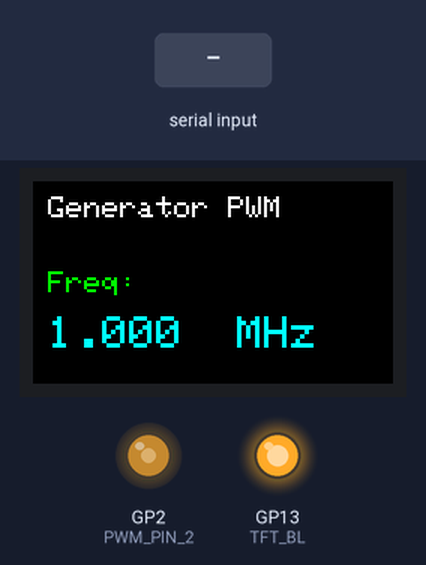
A sketch run on a simulated Raspberry Pi Pico. Parts: 240×135 colour display, output pins drawn as LEDs (lit = HIGH). Inputs (shaded band) come from the test bench. What the sketch prints to the serial monitor is not drawn.

Above: at 2.9 s.
3.0 s: "90,45\n" received over Serial
At 4.1 s:
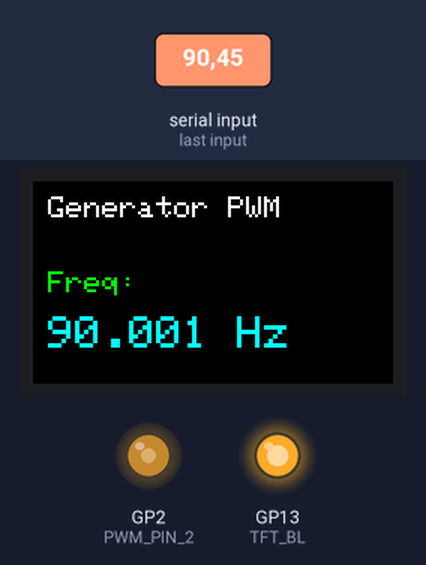
4.5 s: "30,150\n" received over Serial
At 5.3 s:
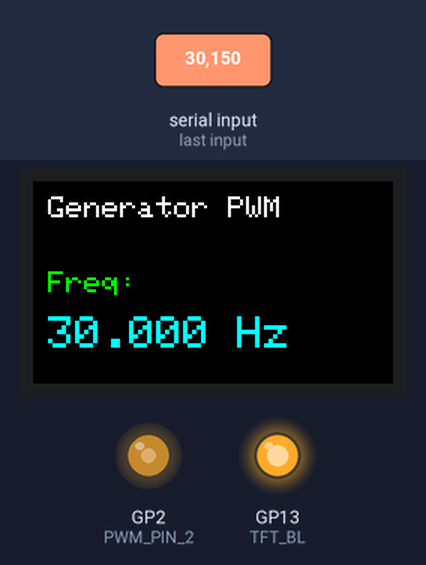
Timing chart, 0 to 7.5 s (numbered marks = the images above; inputs shaded):
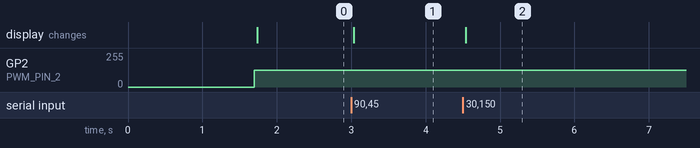

Measured:
- after the input at 3.0 s, GP2 (PWM_PIN_2): 126/255 → 127/255 at once; the display: changes at once (image 1)
- after the input at 4.5 s, the display: changes at once (image 2)

The sketch:

GenPWM_RP2040_GEEK.ino
```cpp
#include <Adafruit_GFX.h>
#include <Adafruit_ST7789.h>
#include <SPI.h>
#include "hardware/pwm.h"

// Piny zgodne z Waveshare RP2040-GEEK
#define TFT_CS    9
#define TFT_DC    8
#define TFT_RST  12
#define TFT_BL   13

#define TFT_SCLK 10
#define TFT_MOSI 11

Adafruit_ST7789 tft(&SPI1, TFT_CS, TFT_DC, TFT_RST);

// Piny PWM
#define PWM_PIN_2  2
#define PWM_PIN_3  3
#define PWM_PIN_28 28
#define PWM_PIN_29 29

float actual_freq;
float target_freq =1000000;

String unite;

void showFreq() {
  tft.fillScreen(ST77XX_BLACK);
  tft.setTextColor(ST77XX_WHITE);
  tft.setTextSize(2);
  tft.setCursor(10, 10);
  tft.println("Generator PWM");
  tft.setCursor(10, 60);
  tft.setTextColor(ST77XX_GREEN);
  tft.print("Freq:");

  tft.setCursor(10, 90);
  tft.setTextColor(ST77XX_CYAN);
  tft.setTextSize(3);
  tft.print(actual_freq,3);
  tft.print(" ");
  tft.print(unite);
}

void setupFreq() {

  const float sys_clk = 100000000.0*2;
  // Zakładamy clkdiv = 1.0 jako start
  float clkdiv = 1.0;
  uint32_t wrap = sys_clk / (clkdiv * target_freq) - 1;
  // Jeśli wrap > 65535, musimy zwiększyć clkdiv
  while (wrap > 65535) {
    clkdiv += 0.1; // Zwiększamy z krokiem 0.1
    wrap = sys_clk / (clkdiv * target_freq) - 1;
  }
  // Zaokrągl wrap
  wrap = round(wrap);
  // Obliczamy końcową częstotliwość
  actual_freq = sys_clk / (clkdiv * (wrap + 1));
  if (actual_freq <999) {
    unite = "Hz";
  } else if(actual_freq > 999 && actual_freq < 999999){
    actual_freq =actual_freq /1000;
    unite = "kHz";
  }else if(actual_freq > 999999){
    actual_freq =actual_freq /1000000;
    unite = " MHz";
  }

  // Inicjalizacja PWM
  gpio_set_function(PWM_PIN_2, GPIO_FUNC_PWM);
  uint slice2 = pwm_gpio_to_slice_num(PWM_PIN_2);
  pwm_set_clkdiv(slice2, clkdiv);
  pwm_set_wrap(slice2, wrap);
  pwm_set_chan_level(slice2, PWM_CHAN_A, wrap / 2);
  pwm_set_enabled(slice2, true);
}


void setup() {
  Serial.begin(115200);
  delay(1500);

  // Włącz podświetlenie
  pinMode(TFT_BL, OUTPUT);
  digitalWrite(TFT_BL, HIGH);

  // SPI1 pin init
  SPI1.setSCK(TFT_SCLK);
  SPI1.setTX(TFT_MOSI);

  // START: ustaw maksymalną częstotliwość SPI
  SPI1.begin(); // 100 MHz (często działa, ale zależy od wyświetlacza)
  delay(50);

  // Init wyświetlacza
  tft.init(135, 240);
  tft.setRotation(1);
  setupFreq();
  showFreq();
}


void loop() {
    if (Serial.available()) {
    String input = Serial.readStringUntil('\n');
    float freq = input.toFloat();

      if (freq > 0 && freq < 100000000) {  // np. max 1 MHz
        target_freq  = freq;
        Serial.print("Częstotliwoś ");
        Serial.println(target_freq);
        setupFreq();
        showFreq();
      } else {
        Serial.println("Podaj poprawną częstotliwość (np. 1000)");
      }
    }
}
```
